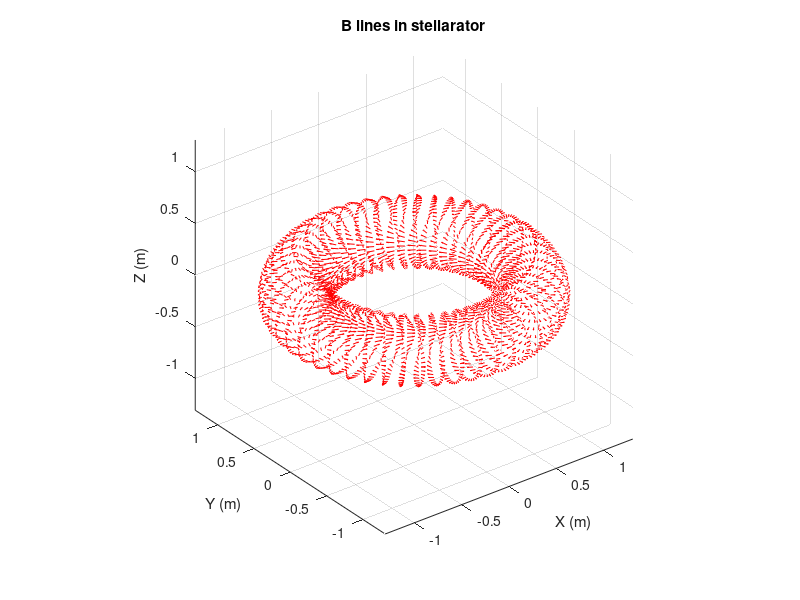

Recreate this plot in MATLAB.
R0 = 1; % Big radius (m)
a = 0.3; % small radius (m)
I_toroidal = 100000; % (A)
I_poloidal = 1000; % (A)
mu_0 = 4 * pi * 1e-7; % vacuum permeability (H/m)
n = 5; % elicoidal loops
m = 2; %poloidali loops

theta = linspace(0, 2*pi, 50); % toroidal angle
phi = linspace(0, 2*pi, 50); % poloidal angle
[THETA, PHI] = meshgrid(theta, phi);

R = R0 + a * cos(PHI); % effective radius as funct of phi
X = R .* cos(THETA);
Y = R .* sin(THETA);
Z = a * sin(PHI);

B_toroidal = (mu_0 * I_toroidal) ./ (2 * pi * R);
B_poloidal = (mu_0 * I_poloidal) / (2 * pi * R0);

B_helical_x = -B_toroidal .* sin(THETA + m * PHI);
B_helical_y = B_toroidal .* cos(THETA + m * PHI);
B_helical_z = B_poloidal .* cos(PHI);

figure;

quiver3(X, Y, Z, B_helical_x, B_helical_y, B_helical_z, 'r');
hold on;

xlabel('X (m)');
ylabel('Y (m)');
zlabel('Z (m)');
title('B lines in stellarator');
axis equal;
grid on;
view(3);

